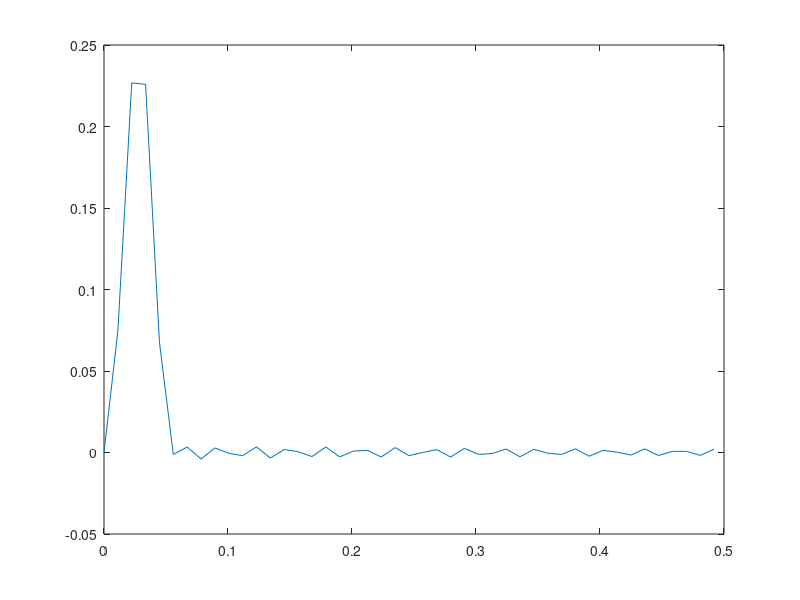

The MATLAB source for this figure:
function trapezoids_be_like()
    
    p.m1 = 475; p.m2 = 53; p.k1 = 5400; p.c1 = 310; p.c2 = 1200;
    p.k2 = 100 * 135000; 
    p.v = 65/3.6; p.H = 0.24; p.L = 1;
    
    A = [0, 0, 1, 0;
         0, 0, 0, 1;
         -p.k1/p.m1, p.k1/p.m1, -p.c1/p.m1, p.c1/p.m1;
         p.k1/p.m2, -(p.k1+p.k2)/p.m2, p.c1/p.m2, -(p.c1+p.c2)/p.m2];
    
    v0 = [0;0;0;0];
    T_end = 0.5; 

    % Referenslösning (ode45)
    opts_ref = odeset('RelTol', 1e-10, 'AbsTol', 1e-11);
    ode_fun = @(t, v) system_dynamics_explicit(t, v, A, p);
    
    
    % Konvergensstudie
    dt = 100*0.000111810524139; % Bas-steg
    [t, v] = trapezoidal_solver(A,p,v0, dt,T_end )
    plot(t,v(2,:))
    
    
end

function [t, v] = trapezoidal_solver(A, p, v0, dt, T_end)
    t = 0:dt:T_end;
    N = length(t);
    n_states = length(v0);
    v = zeros(n_states, N);
    v(:,1) = v0;
    
    I = eye(n_states);
    M_lhs = I - 0.5 * dt * A;
    M_rhs = I + 0.5 * dt * A;
    
    % Förfaktorisera matrisen för effektivitet
    for n = 1:N-1
        tn = t(n);
        tnp1 = t(n+1);
        
        g_n = get_g(tn, p);
        g_np1 = get_g(tnp1, p);
        
        rhs = M_rhs * v(:,n) + 0.5 * dt * (g_n + g_np1);
        
        % Lös linjärt system: M_lhs * v_{n+1} = rhs
        v(:,n+1) = M_lhs \ rhs;
    end
end

function g = get_g(t, p)
    % Samma g(t) logik som tidigare
    if t <= p.L/p.v
        arg = 2*pi*p.v*t/p.L;
        h = (p.H/2)*(1-cos(arg)); h_dot = (p.H*pi*p.v/p.L)*sin(arg);
    else
        h=0; h_dot=0;
    end
    g = [0;0;0; (p.k2*h + p.c2*h_dot)/p.m2];
end

function dv = system_dynamics_explicit(t, v, A, p)
    g = get_g(t, p);
    dv = A*v + g;
end